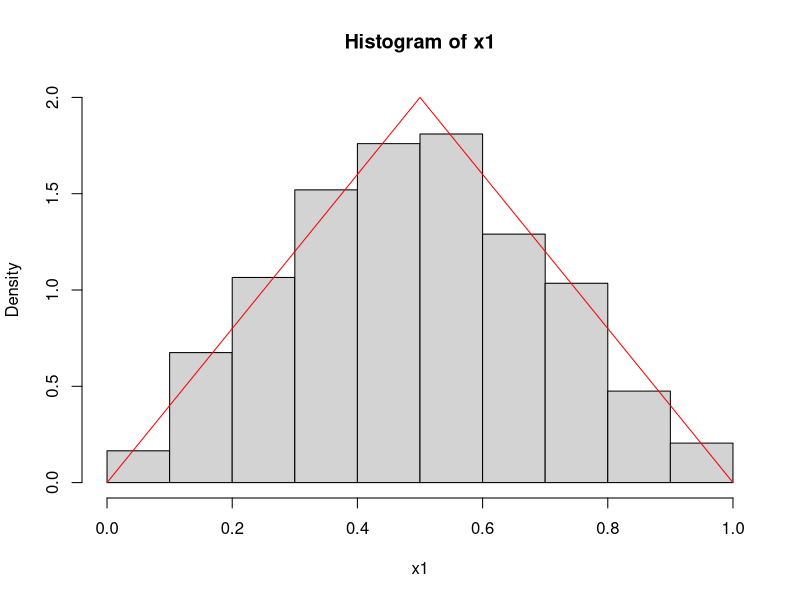
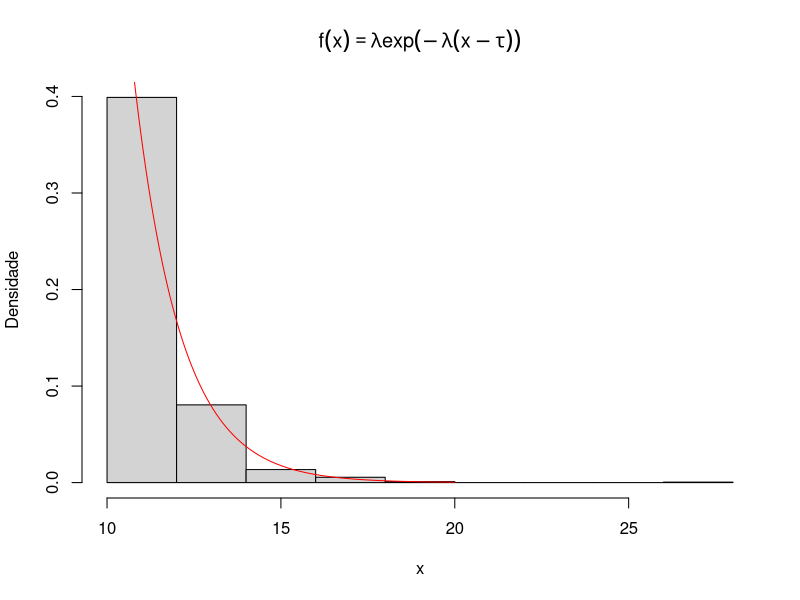

These charts were generated, in order, by the following R code:
## ---- chunk 1
knitr::opts_chunk$set(echo = TRUE)
## ---- chunk 2
set.seed(2023)
n <- 2000
u <- runif(n)
x1 <- ifelse(u < 0.5, sqrt(u / 2), 1 - sqrt(8 * (1 - u)) / 4)
hist(x1, freq=F, ylim=c(0, 2))
t <- seq(0, 1, by = 0.01)
lines(t, ifelse(t < 0.5, 4 * t, 4 - 4 * t), col="red")

## ---- chunk 3
set.seed(2023)
n <- 1000
u <- runif(n)
lambda <- 0.75
tau <- 10
x <- -(1 / lambda) * log(1 - u) + tau
# densidade estimada pelo histograma 
hist(x, prob=T, main=expression(f(x)==lambda*exp(-lambda*(x-tau))), ylab="Densidade")   
y <- seq(10, 20, 0.01)
# curva da função f(x)
lines(y, lambda * exp(- lambda * (y - tau)), col="red")  
# resumo dos valores gerados
summary(x)
## ---- chunk 4
#utilizando o método da transformação inversa
set.seed(2023)
n <- 10000
u <- runif(n)
x <- ifelse(u<0.2,1, 
            ifelse(u<0.4, 2, 
                   ifelse(u<0.6,3, 
                          ifelse(u<0.8, 4, 5))))

table(x) / 10000

# não utiliza o método da transformação inversa
set.seed(2023)
n <- 10000
x1 <- round(0.5 + 5 * runif(n))
table(x1) / 10000

